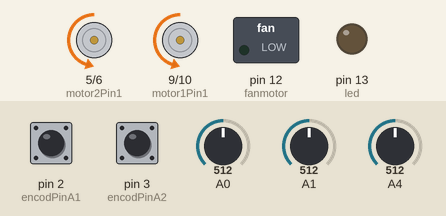
This sketch was run on a simulated Arduino Uno, built with avr-gcc and run on an emulated ATmega328P. On the bench: motor-driver pin pairs drawn as motors (green arrow = first pin HIGH = forward, orange = second pin HIGH = backward, longer = more drive), switched loads named in the sketch (green lamp = pin HIGH), output pins drawn as LEDs (lit = HIGH). The test bench sets the inputs (shaded band); at power-on: A1 = 512, A0 = 512, pin 2 (encodPinA1) HIGH, pin 3 (encodPinA2) HIGH, A4 = 512. What the sketch prints to the serial monitor is not drawn.

Above: at 4.2 s.
4.3 s: A1 set to 485
At 5.3 s:
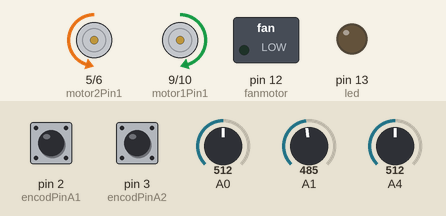
10.0 s: A1 set to 453
At 16.7 s:
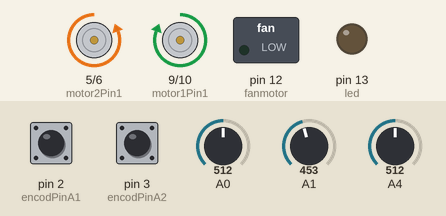
16.8 s: A0 set to 487
21.8 s: A0 set to 457
At 22.7 s:
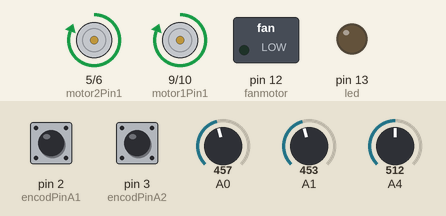
Timing chart, 0 to 24.8 s (numbered marks = the images above; inputs shaded):
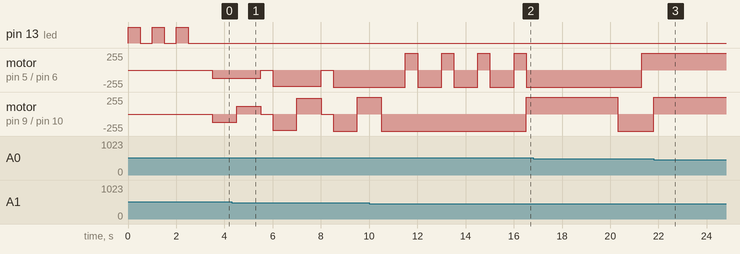

Measured:
- the behaviour switches between 470 and 469 on A1 (found by bisection; images 1 and 2)
- the behaviour switches between 470 and 469 on A0 (found by bisection; images 2 and 3)
- after the input at 10.0 s, motor on pin 5 (motor2Pin1) / pin 6 (motor2Pin2): alternates forward 255/255 for 0.50 s and backward 255/255 for 1.0 s, starting after 1.5 s
- after the input at 21.8 s, motor on pin 5 (motor2Pin1) / pin 6 (motor2Pin2): stops changing and stays forward 255/255; motor on pin 9 (motor1Pin1) / pin 10 (motor1Pin2): backward 255/255 → forward 255/255 at once

The sketch:

621223_master_tag.ino
```cpp
#include "config.h"

int dis_lim = 5;

int m_run = 1;
int n_run = 1;

void setup() {
  //========== 0/5 : Setup_loop =======
  setup_0();
}

void loop(){
  //Serial.println(aaa);
  //=========== 1/5 : Check ============
  batteryControl(battery);
  //=========== 2/5 : setMotors ========
  setMotors();
  //=========== 3/5 : Sensor Run =======
  controlRobot();
  //=========== 4/5 : Grid Run =========
  loop_grid();
  //=========== 5/5 : Debug Pg. ========
  //printMotorsInfo();
}
```

Control.ino
```cpp
//========= Motor Move =============================================
void moveMotors(int moveTime, int pwmMotor1, int pwmMotor2, char direc) {
  switch (direc) {
    case 'f':
      analogWrite(motor1Pin1, pwmMotor1);
      analogWrite(motor1Pin2, 0);
      analogWrite(motor2Pin1, pwmMotor2);
      analogWrite(motor2Pin2, 0);
      delay(moveTime);
      break;
    case 'b':
      analogWrite(motor1Pin1, 0);
      analogWrite(motor1Pin2, pwmMotor1);
      analogWrite(motor2Pin1, 0);
      analogWrite(motor2Pin2, pwmMotor2);
      delay(moveTime);
      break;
    case 'r':
      analogWrite(motor1Pin1, 0);
      analogWrite(motor1Pin2, pwmMotor1);
      analogWrite(motor2Pin1, pwmMotor2);
      analogWrite(motor2Pin2, 0);
      delay(moveTime);
      break;
    case 'l':
      analogWrite(motor1Pin1, pwmMotor1);
      analogWrite(motor1Pin2, 0);
      analogWrite(motor2Pin1, 0);
      analogWrite(motor2Pin2, pwmMotor2);
      delay(moveTime);
      break;
    case 's':
      analogWrite(motor1Pin1, 0);
      analogWrite(motor1Pin2, 0);
      analogWrite(motor2Pin1, 0);
      analogWrite(motor2Pin2, 0);
      delay(moveTime);
      break;
    default:
      Serial.println("Default");
      break;
  }
}

//======== Logic Move =========================================
void controlRobot() {
  int ssL = sdSHARP(SD1);
  int ssR = sdSHARP(SD2);
//  Serial.print("SD1= ");
//  Serial.print(sdSHARP(SD1));
//  Serial.println();
//  Serial.print("  SD2= ");
//  Serial.print(sdSHARP(SD2));
//  Serial.println();
  if (ssL <= dis_lim && ssR <= dis_lim) {
    moveMotors(500, PWM_val1, PWM_val2,  's');
    moveMotors(1000, PWM_val1, PWM_val2, 'b');
    moveMotors(1000, PWM_val1, PWM_val2, 'l');
    counter = 3;
  }
  else if (ssL <= dis_lim) {
    moveMotors(1000, PWM_val1, PWM_val2, 'b');
    moveMotors(500, PWM_val1, PWM_val2, 'r');
    counter++;
  }
  else if (ssR <= dis_lim) {
    moveMotors(1000, PWM_val1, PWM_val2, 'b');
    moveMotors(500, PWM_val1, PWM_val2, 'l');
    counter++;
  }
  else {
    moveMotors(200, PWM_val1, PWM_val2, 'f');
    aaa++;
  }
  if (counter > 6) { //Corner
    // Serial.println("Corner");
    moveMotors(3800, PWM_val1, PWM_val2, 'l');
    counter = 0;
  }
  else {
  }
}
```

Grig.ino
```cpp
int jj = 0;
int cm = m_run * 50;
int dx = n_run*(100/15)+2;  // 6.67

void loop_grid(){
  if (aaa == cm){jj++;Serial.print(jj);}
  if (jj == dx){while(1){    moveMotors(1000, PWM_val1, PWM_val2, 's'); Serial.println("ok");}}

  if (x == 0 && aaa > cm ) {
    moveMotors(1450, PWM_val1, PWM_val2, 'r');
    moveMotors(1000, PWM_val1, PWM_val2, 'f');
    moveMotors(1450, PWM_val1, PWM_val2, 'r');
    count_1=0;
    count_2=0;
    aaa = 0;
    x = 1;
  }
  if (x == 1 && aaa > cm) {
    moveMotors(1450, PWM_val1, PWM_val2, 'l');
    moveMotors(1000, PWM_val1, PWM_val2, 'f');
    moveMotors(1450, PWM_val1, PWM_val2, 'l');
    count_1=0;
    count_2=0;
    aaa = 0;
    x = 0;
  }

}
```

Pid.ino
```cpp
//========= call_spd =============
void getMotorsSpeed()  {
  static long countAnt_1 = 0, countAnt_2 = 0, countAnt_3 = 0, countAnt_4 = 0;
  speed_act1 = ((count_1 - countAnt_1)*(60*(1000/LOOPTIME)))/(3*298);
  countAnt_1 = count_1;
  speed_act2 = ((count_2 - countAnt_2)*(60*(1000/LOOPTIME)))/(3*298);
  countAnt_2 = count_2;
}

//=========  SET PID Motor PWM =======
int updatePid(int command, int targetValue, int currentValue)   {             // compute PWM value
  float pidTerm = 0;                                                            // PID correction
  float error = 0;
  static float last_error = 0;
  unsigned long reachTime = 0;
  error = abs(targetValue) - abs(currentValue);
  pidTerm = (Kp * error) + (Kd * (error - last_error));
  last_error = error;
  return constrain(command + int(pidTerm), 0, 255);
}

//========= PID R && L Motor =========
void setMotors(){
  if((millis()-lastMilli) >= LOOPTIME)   {                                    // enter tmed loop
    lastMilli = millis();
    getMotorsSpeed();                                                          // calculate speed, volts and Amps
    PWM_val1 = updatePid(PWM_val1, speed_req1, speed_act1);                   // compute PWM value
    PWM_val2 = updatePid(PWM_val2, speed_req2, speed_act2);                   // compute PWM value
  }
}
```

bin.ino
```cpp
//==================== Encoder ==============================
void rencoder_1()  {
  if (PIND & 0b00010000)    count_1++;
  else                      count_1--;
}
void rencoder_2()  {
  if (PIND & 0b10000000)    count_2++;
  else                      count_2--;
}

//===================== LED Blink ===========================
void waitBlinking(int n, int frequency) {
  //blink for n seconds at frequency hz
  for (int i = 1; i <= n; i++) {
    for (int j = 1; j <= frequency; j++) {
      digitalWrite(led, HIGH);
      delay((1000 / frequency) / 2); //Half time on
      digitalWrite(led, LOW);
      delay((1000 / frequency) / 2); //Half time off
    }
  }
}

//===================== Convert Sensor to ___cm. =============
double sdSHARP(int Sensor) {
  double dist = pow(analogRead(Sensor), -0.857);
  return (dist * 1167.9);   //Returns the distance in cm
}

//==================== Batterry Convest 12v ==================
float  readBattery(int input) {
  int readInput;
  float voltage;
  readInput = analogRead(input);
  voltage = (((readInput * 4.9) / 1000) * voltageBatCharged ) / 5;
//  Serial.print(" Battery= ");
//  Serial.print(voltage);
  return voltage;
}

//=================== Battrry Control ========================
void batteryControl(int input) {
  float v_battery;
  v_battery = readBattery(input);
  if (v_battery <= batteryLimitDischarge) {
    control = false;
  }
  else {
  }
}

//=================== Debug ===============================
void printMotorsInfo()  {
  if((millis()-lastMilliPrint) >= 500)   {
    lastMilliPrint = millis();
    Serial.print("  SP_1:");            Serial.print(speed_req1);
    Serial.print("  RPM_1: ");          Serial.print(speed_act1);
    Serial.print("  PWM_1: ");          Serial.print(PWM_val1);
    Serial.print(", SP_2: ");           Serial.print(speed_req2);
    Serial.print("  RPM_2: ");          Serial.print(speed_act2);
    Serial.print("  PWM_2: ");          Serial.print(PWM_val2);
    Serial.println();
  }
}
```

setup_0.ino
```cpp
void setup_0() {
  Serial.begin(9600);
  pinMode(fanmotor, OUTPUT);
  //Motor1
  pinMode(motor1Pin1, OUTPUT);
  pinMode(motor1Pin2, OUTPUT);
  //Motor2
  pinMode(motor2Pin1, OUTPUT);
  pinMode(motor2Pin2, OUTPUT);
  //LED
  pinMode(led, OUTPUT);
  pinMode(encodPinA1, INPUT_PULLUP);
  pinMode(encodPinB1, INPUT_PULLUP);
  pinMode(encodPinA2, INPUT_PULLUP);
  pinMode(encodPinB2, INPUT_PULLUP);
  //Sensor
  pinMode(SD1, INPUT);
  pinMode(SD2, INPUT);

  //Batt
  pinMode(battery, INPUT);
  attachInterrupt(0, rencoder_1, FALLING);  //Pin 2 of Arduino Uno
  attachInterrupt(1, rencoder_2, FALLING);  //Pin 3 of Arduino Uno
  Serial.println("Starting...");
  waitBlinking(3, 1);
  if (readBattery(battery) > 12.1) {
    digitalWrite(fanmotor, HIGH); //Turn the Fan ON
    delay(500); //For 1000ms
  }
  else {  }
}
```

config.h
```cpp
#include <math.h>
#define SD1     (0)   //left front sensor
#define SD2     (1)   //right front sensor
// Battery Voltage input
#define battery     (4)   //Analog
// IndicatorLED
#define led         (13)
// Fan output
#define fanmotor    (12)  // the number of the LED pin
// Motor1 Right
#define motor1Pin1  (9)
#define motor1Pin2  (10)
#define encodPinA1  (2)   // encoder A pin, interrupt pin of Arduino Uno
#define encodPinB1  (4)   // encoder B pin, read motor direction
// Motor2 Left
#define motor2Pin1  (5)
#define motor2Pin2  (6)
#define encodPinA2  (3)   // encoder A pin, interrupt pin of Arduino Uno
#define encodPinB2  (7)   // encoder B pin, read motor direction

#define pwmMax      (255)
#define pwmMin      (0)
#define LOOPTIME  (100)

const float voltageBatCharged = 12.68;
const float batteryLimitDischarge = 11.6;

// Variables will change:
int bumperState = 0;  // variable for reading the pushbutton status
int counter = 0; //   Prevents from being stuck
boolean control = true;
boolean printOnce = true; //For debugging

unsigned long lastMilli = 0;    // loop timing
unsigned long lastMilliPrint = 0;
unsigned long lastErrorMilli = 0;
//Motor 1
float speed_req1 = 200.0;            // speed (Set Point)
float speed_act1 = 0.0;             // speed (actual value)
int PWM_val1 = 0;               // (25% = 64; 50% = 127; 75% = 191; 100% = 255)
volatile long count_1 = 0;      // rev counter
//Motor 2
float speed_req2 = 200.0;
float speed_act2 = 0.0;
int PWM_val2 = 0;
volatile long count_2 = 0;

float Kp =   0.6;// 0.65;        // PID Proportional control Gain   (Good values as well: 0.5)
float Kd =   0.0;// 0.005;       // PID Derivitave control Gain

int ssL, ssR , aaa , x = 0;
```
